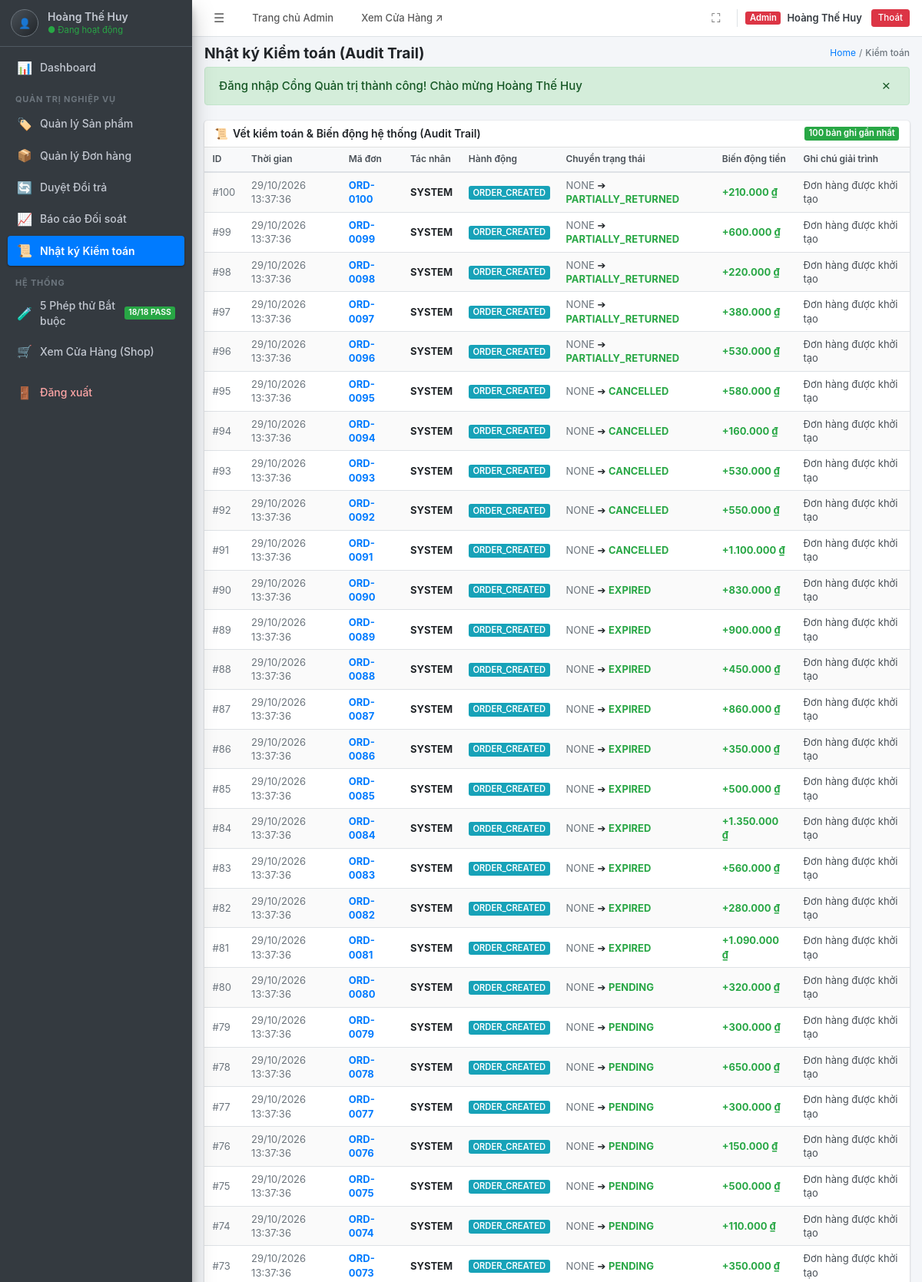
The page /admin/audit-logs.php (signed in, upper part) on the database its author committed.
### tables this page shows
CREATE TABLE order_audit_logs (
    id INT AUTO_INCREMENT PRIMARY KEY,
    order_id INT NOT NULL,
    actor_id INT NULL,
    actor_role VARCHAR(30) NOT NULL,
    action VARCHAR(60) NOT NULL,
    old_state VARCHAR(50) NULL,
    new_state VARCHAR(50) NULL,
    quantity_change INT NOT NULL DEFAULT 0,
    amount_change DECIMAL(12, 2) NOT NULL DEFAULT 0.00,
    note TEXT NULL,
    created_at TIMESTAMP DEFAULT CURRENT_TIMESTAMP,
    CONSTRAINT fk_audit_order FOREIGN KEY (order_id) REFERENCES orders(id) ON DELETE CASCADE
);

CREATE TABLE orders (
    id INT AUTO_INCREMENT PRIMARY KEY,
    order_code VARCHAR(40) NOT NULL UNIQUE,
    user_id INT NOT NULL,
    status ENUM('PENDING', 'PAID', 'PROCESSING', 'SHIPPED', 'DELIVERED', 'CANCELLED', 'EXPIRED', 'PARTIALLY_RETURNED', 'RETURNED') NOT NULL DEFAULT 'PENDING',
    total_amount DECIMAL(12, 2) NOT NULL CHECK (total_amount >= 0),
    shipping_address VARCHAR(255) NOT NULL,
    customer_phone VARCHAR(20) NOT NULL,
    expires_at TIMESTAMP NULL,  
    created_at TIMESTAMP DEFAULT CURRENT_TIMESTAMP,
    updated_at TIMESTAMP DEFAULT CURRENT_TIMESTAMP ON UPDATE CURRENT_TIMESTAMP,
    CONSTRAINT fk_orders_user FOREIGN KEY (user_id) REFERENCES users(id)
);

### src/AuditLogService.php (called while the page is built, shortened)
<?php
require_once __DIR__ . '/Database.php';
final class AuditLogService
{
    public function getRecentLogs(int $limit = 50): array
    {
        $sql = "SELECT al.*, o.order_code, u.full_name AS actor_name
                FROM order_audit_logs al
                JOIN orders o ON al.order_id = o.id
                LEFT JOIN users u ON al.actor_id = u.id
                ORDER BY al.id DESC
                LIMIT ?";
        $stmt = queryParams($this->db, $sql, [$limit]);
        return fetchAll($stmt);
    }
}

### src/Database.php (called while the page is built, shortened)
<?php
function queryParams(mysqli $connection, string $sql, array $params = []): mysqli_stmt
{
    try {
        $statement = $connection->prepare($sql);
        if (!empty($params)) {
            $statement->execute($params);
        } else {
            $statement->execute();
        }
        return $statement;
    } catch (mysqli_sql_exception $e) {
        throw new RuntimeException('DATABASE_OPERATION_FAILED: ' . $e->getMessage(), (int)$e->getCode());
    }
}
function fetchAll(mysqli_stmt $stmt): array
{
    $result = $stmt->get_result();
    return $result->fetch_all(MYSQLI_ASSOC);
}

### src/Input.php (called while the page is built, shortened)
<?php
function e(?string $value): string
{
    return htmlspecialchars($value, ENT_QUOTES | ENT_SUBSTITUTE, 'UTF-8');
}
function formatMoney(float $amount): string
{
    return number_format($amount, 0, ',', '.') . ' ₫';
}
function formatDate(string $timestamp): string
{
    $time = strtotime($timestamp);
    return date('d/m/Y H:i:s', $time);
}

### public/admin/audit-logs.php (the view, shortened to what this page needs)
<?php
require_once __DIR__ . '/../src/Database.php';
require_once __DIR__ . '/../src/AuditLogService.php';
require_once __DIR__ . '/../src/Input.php';
$db = db();
$auditService = new AuditLogService($db);
$logs = $auditService->getRecentLogs(100);
require __DIR__ . '/../templates/admin_header.php';
?>
<div class="card-admin">
    <div class="card-admin-header">
        <h3 class="card-admin-title">
            <span>📜</span> Vết kiểm toán & Biến động hệ thống (Audit Trail)
        </h3>
        <div class="card-admin-tools">
            <span class="badge-admin badge-success">100 bản ghi gần nhất</span>
        </div>
    </div>
    <div class="card-admin-body" style="padding: 0;">
        <table class="table-admin table-striped table-hover" style="margin: 0;">
            <thead>
                <tr>
                    <th>ID</th>
                    <th>Thời gian</th>
                    <th>Mã đơn</th>
                    <th>Tác nhân</th>
                    <th>Hành động</th>
                    <th>Chuyển trạng thái</th>
                    <th>Biến động tiền</th>
                    <th>Ghi chú giải trình</th>
                </tr>
            </thead>
            <tbody>
                <?php foreach ($logs as $l): ?>
                    <tr>
                        <td style="font-size: 0.8125rem; color: #6c757d;">#<?= (int)$l['id'] ?></td>
                        <td style="font-size: 0.8125rem; color: #6c757d;"><?= formatDate($l['created_at']) ?></td>
                        <td><strong style="color: #007bff;"><?= e($l['order_code']) ?></strong></td>
                        <td>
                            <strong><?= e($l['actor_role']) ?></strong>
                        </td>
                        <td><span class="badge-admin badge-info"><?= e($l['action']) ?></span></td>
                        <td>
                            <?php if ($l['old_state'] || $l['new_state']): ?>
                                <span style="color: #6c757d;"><?= e($l['old_state'] ?? 'NONE') ?></span> ➔ <strong style="color: #28a745;"><?= e($l['new_state'] ?? '') ?></strong>
                            <?php else: ?>
                                -
                            <?php endif; ?>
                        </td>
                        <td>
                            <?php if ((float)$l['amount_change'] != 0): ?>
                                <span style="font-weight: 700; color: <?= (float)$l['amount_change'] > 0 ? '#28a745' : '#dc3545' ?>;">
                                    <?= (float)$l['amount_change'] > 0 ? '+' : '' ?><?= formatMoney((float)$l['amount_change']) ?>
                                </span>
                            <?php else: ?>
                                -
                            <?php endif; ?>
                        </td>
                        <td style="font-size: 0.8125rem; color: #495057;"><?= e($l['note']) ?></td>
                    </tr>
                <?php endforeach; ?>
            </tbody>
        </table>
    </div>
</div>
<?php require __DIR__ . '/../templates/admin_footer.php'; ?>

### public/assets/css/tokens.css (style rules this page uses)
:root { --primary: #c98a44; --primary-hover: #b47530; --on-primary: #ffffff; --primary-container: #422a18; --on-primary-container: #fed7aa; --secondary: #0068ff; --secondary-container: #1e3a8a; --on-secondary-container: #bfdbfe; --bg-dark: #141414; --surface: #1e1e1e; --surface-darker: #161616; --surface-white: #ffffff; --on-surface: #f3f4f6; --on-surface-variant: #9ca3af; --outline: #333333; --outline-variant: #262626; --bronze-dark: #4d301b; --bronze-main: #5f3d24; --bronze-light: #7b4f30; --gold-accent: #dfa056; --gold-text: #f5b061; --cream-bg: #faf5ee; --error: #ef4444; --on-error: #ffffff; --error-container: #450a0a; --on-error-container: #fecaca; --success: #22c55e; --success-container: #052e16; --on-success-container: #bbf7d0; --warning: #f59e0b; --warning-container: #451a03; --on-warning-container: #fde68a; --headline: 1.75rem; --title: 1.25rem; --body: 0.9375rem; --label: 0.8125rem; --shadow-sm: 0 1px 3px rgba(0,0,0,0.3); --shadow-md: 0 4px 12px rgba(0,0,0,0.4); --shadow-lg: 0 8px 24px rgba(0,0,0,0.5); --radius-sm: 6px; --radius-md: 10px; --radius-lg: 16px; }

### public/assets/css/adminlte-theme.css (style rules this page uses)
:root { --admin-primary: #007bff; --admin-primary-dark: #0056b3; --admin-secondary: #6c757d; --admin-success: #28a745; --admin-info: #17a2b8; --admin-warning: #ffc107; --admin-danger: #dc3545; --admin-light: #f8f9fa; --admin-dark: #343a40; --admin-dark-accent: #212529; --admin-sidebar-bg: #343a40; --admin-sidebar-hover: rgba(255, 255, 255, 0.1); --admin-body-bg: #f4f6f9; --admin-card-bg: #ffffff; --admin-border-color: #dee2e6; --admin-text-main: #212529; --admin-text-muted: #6c757d; }
* { box-sizing: border-box; }
body.adminlte-layout { margin: 0; padding: 0; font-family: -apple-system, BlinkMacSystemFont, "Segoe UI", Roboto, "Helvetica Neue", Arial, sans-serif; font-size: 0.8125rem; font-weight: 400; line-height: 1.4; color: var(--admin-text-main); background-color: var(--admin-body-bg); overflow-x: hidden; }
.badge-success { background-color: var(--admin-success); color: #fff; }
.badge-info { background-color: var(--admin-info); color: #fff; }
.card-admin { background: var(--admin-card-bg); border-radius: 0.25rem; box-shadow: 0 0 1px rgba(0,0,0,.125), 0 1px 3px rgba(0,0,0,.2); margin-bottom: 0.85rem; border: none; position: relative; display: flex; flex-direction: column; }
.card-admin-header { background-color: transparent; border-bottom: 1px solid rgba(0,0,0,.125); padding: 0.45rem 0.85rem; position: relative; border-top-left-radius: 0.25rem; border-top-right-radius: 0.25rem; display: flex; justify-content: space-between; align-items: center; }
.card-admin-title { font-size: 0.875rem; font-weight: 600; margin: 0; color: #212529; display: flex; align-items: center; gap: 6px; }
.card-admin-tools { display: flex; align-items: center; gap: 6px; }
.card-admin-body { flex: 1 1 auto; padding: 0.75rem 0.85rem; }
.table-admin { width: 100%; margin-bottom: 0.5rem; color: #212529; border-collapse: collapse; }
.table-admin th { padding: 0.45rem 0.65rem; vertical-align: middle; border-bottom: 2px solid var(--admin-border-color); font-weight: 600; font-size: 0.75rem; text-align: left; color: #495057; background-color: #f8f9fa; white-space: nowrap; }
.table-admin td { padding: 0.45rem 0.65rem; vertical-align: middle; border-top: 1px solid var(--admin-border-color); font-size: 0.8125rem; }
.table-striped tbody tr:nth-of-type(odd) { background-color: rgba(0,0,0,.02); }
.badge-admin, .status-badge { display: inline-block; padding: 0.2em 0.5em; font-size: 0.7rem; font-weight: 600; line-height: 1.2; text-align: center; white-space: nowrap; vertical-align: baseline; border-radius: 0.2rem; }

### rows shown on the page
order_audit_logs: id "100", created_at "29/10/2026 13:37:36", order.order_code "ORD-0100", actor_role "SYSTEM", action "ORDER_CREATED", old_state "NONE", new_state "PARTIALLY_RETURNED", amount_change "210.000 ₫", note "Đơn hàng được khởi tạo"
order_audit_logs: id "99", created_at "29/10/2026 13:37:36", order.order_code "ORD-0099", actor_role "SYSTEM", action "ORDER_CREATED", old_state "NONE", new_state "PARTIALLY_RETURNED", amount_change "600.000 ₫", note "Đơn hàng được khởi tạo"
order_audit_logs: id "98", created_at "29/10/2026 13:37:36", order.order_code "ORD-0098", actor_role "SYSTEM", action "ORDER_CREATED", old_state "NONE", new_state "PARTIALLY_RETURNED", amount_change "220.000 ₫", note "Đơn hàng được khởi tạo"
order_audit_logs: id "97", created_at "29/10/2026 13:37:36", order.order_code "ORD-0097", actor_role "SYSTEM", action "ORDER_CREATED", old_state "NONE", new_state "PARTIALLY_RETURNED", amount_change "380.000 ₫", note "Đơn hàng được khởi tạo"
order_audit_logs: id "96", created_at "29/10/2026 13:37:36", order.order_code "ORD-0096", actor_role "SYSTEM", action "ORDER_CREATED", old_state "NONE", new_state "PARTIALLY_RETURNED", amount_change "530.000 ₫", note "Đơn hàng được khởi tạo"
order_audit_logs: id "95", created_at "29/10/2026 13:37:36", order.order_code "ORD-0095", actor_role "SYSTEM", action "ORDER_CREATED", old_state "NONE", new_state "CANCELLED", amount_change "580.000 ₫", note "Đơn hàng được khởi tạo"
order_audit_logs: id "94", created_at "29/10/2026 13:37:36", order.order_code "ORD-0094", actor_role "SYSTEM", action "ORDER_CREATED", old_state "NONE", new_state "CANCELLED", amount_change "160.000 ₫", note "Đơn hàng được khởi tạo"
order_audit_logs: id "93", created_at "29/10/2026 13:37:36", order.order_code "ORD-0093", actor_role "SYSTEM", action "ORDER_CREATED", old_state "NONE", new_state "CANCELLED", amount_change "530.000 ₫", note "Đơn hàng được khởi tạo"
order_audit_logs: id "92", created_at "29/10/2026 13:37:36", order.order_code "ORD-0092", actor_role "SYSTEM", action "ORDER_CREATED", old_state "NONE", new_state "CANCELLED", amount_change "550.000 ₫", note "Đơn hàng được khởi tạo"
order_audit_logs: id "91", created_at "29/10/2026 13:37:36", order.order_code "ORD-0091", actor_role "SYSTEM", action "ORDER_CREATED", old_state "NONE", new_state "CANCELLED", amount_change "1.100.000 ₫", note "Đơn hàng được khởi tạo"
order_audit_logs: id "90", created_at "29/10/2026 13:37:36", order.order_code "ORD-0090", actor_role "SYSTEM", action "ORDER_CREATED", old_state "NONE", new_state "EXPIRED", amount_change "830.000 ₫", note "Đơn hàng được khởi tạo"
order_audit_logs: id "89", created_at "29/10/2026 13:37:36", order.order_code "ORD-0089", actor_role "SYSTEM", action "ORDER_CREATED", old_state "NONE", new_state "EXPIRED", amount_change "900.000 ₫", note "Đơn hàng được khởi tạo"
order_audit_logs: id "88", created_at "29/10/2026 13:37:36", order.order_code "ORD-0088", actor_role "SYSTEM", action "ORDER_CREATED", old_state "NONE", new_state "EXPIRED", amount_change "450.000 ₫", note "Đơn hàng được khởi tạo"
order_audit_logs: id "87", created_at "29/10/2026 13:37:36", order.order_code "ORD-0087", actor_role "SYSTEM", action "ORDER_CREATED", old_state "NONE", new_state "EXPIRED", amount_change "860.000 ₫", note "Đơn hàng được khởi tạo"
order_audit_logs: id "86", created_at "29/10/2026 13:37:36", order.order_code "ORD-0086", actor_role "SYSTEM", action "ORDER_CREATED", old_state "NONE", new_state "EXPIRED", amount_change "350.000 ₫", note "Đơn hàng được khởi tạo"
order_audit_logs: id "85", created_at "29/10/2026 13:37:36", order.order_code "ORD-0085", actor_role "SYSTEM", action "ORDER_CREATED", old_state "NONE", new_state "EXPIRED", amount_change "500.000 ₫", note "Đơn hàng được khởi tạo"
order_audit_logs: id "84", created_at "29/10/2026 13:37:36", order.order_code "ORD-0084", actor_role "SYSTEM", action "ORDER_CREATED", old_state "NONE", new_state "EXPIRED", amount_change "1.350.000 ₫", note "Đơn hàng được khởi tạo"
order_audit_logs: id "83", created_at "29/10/2026 13:37:36", order.order_code "ORD-0083", actor_role "SYSTEM", action "ORDER_CREATED", old_state "NONE", new_state "EXPIRED", amount_change "560.000 ₫", note "Đơn hàng được khởi tạo"
order_audit_logs: id "82", created_at "29/10/2026 13:37:36", order.order_code "ORD-0082", actor_role "SYSTEM", action "ORDER_CREATED", old_state "NONE", new_state "EXPIRED", amount_change "280.000 ₫", note "Đơn hàng được khởi tạo"
order_audit_logs: id "81", created_at "29/10/2026 13:37:36", order.order_code "ORD-0081", actor_role "SYSTEM", action "ORDER_CREATED", old_state "NONE", new_state "EXPIRED", amount_change "1.090.000 ₫", note "Đơn hàng được khởi tạo"
order_audit_logs: id "80", created_at "29/10/2026 13:37:36", order.order_code "ORD-0080", actor_role "SYSTEM", action "ORDER_CREATED", old_state "NONE", new_state "PENDING", amount_change "320.000 ₫", note "Đơn hàng được khởi tạo"
order_audit_logs: id "79", created_at "29/10/2026 13:37:36", order.order_code "ORD-0079", actor_role "SYSTEM", action "ORDER_CREATED", old_state "NONE", new_state "PENDING", amount_change "300.000 ₫", note "Đơn hàng được khởi tạo"
order_audit_logs: id "78", created_at "29/10/2026 13:37:36", order.order_code "ORD-0078", actor_role "SYSTEM", action "ORDER_CREATED", old_state "NONE", new_state "PENDING", amount_change "650.000 ₫", note "Đơn hàng được khởi tạo"
order_audit_logs: id "77", created_at "29/10/2026 13:37:36", order.order_code "ORD-0077", actor_role "SYSTEM", action "ORDER_CREATED", old_state "NONE", new_state "PENDING", amount_change "300.000 ₫", note "Đơn hàng được khởi tạo"
order_audit_logs: id "76", created_at "29/10/2026 13:37:36", order.order_code "ORD-0076", actor_role "SYSTEM", action "ORDER_CREATED", old_state "NONE", new_state "PENDING", amount_change "150.000 ₫", note "Đơn hàng được khởi tạo"
order_audit_logs: id "75", created_at "29/10/2026 13:37:36", order.order_code "ORD-0075", actor_role "SYSTEM", action "ORDER_CREATED", old_state "NONE", new_state "PENDING", amount_change "500.000 ₫", note "Đơn hàng được khởi tạo"
order_audit_logs: id "74", created_at "29/10/2026 13:37:36", order.order_code "ORD-0074", actor_role "SYSTEM", action "ORDER_CREATED", old_state "NONE", new_state "PENDING", amount_change "110.000 ₫", note "Đơn hàng được khởi tạo"
order_audit_logs: id "73", created_at "29/10/2026 13:37:36", order.order_code "ORD-0073", actor_role "SYSTEM", action "ORDER_CREATED", old_state "NONE", new_state "PENDING", amount_change "350.000 ₫", note "Đơn hàng được khởi tạo"

### other values the page prints
$user['full_name'] "Hoàng Thế Huy"
$pageTitle "Nhật ký Kiểm toán (Audit Trail)"
$breadcrumbCurrent "Kiểm toán"
$flash['message'] "Đăng nhập Cổng Quản trị thành công! Chào mừng Hoàng Thế Huy"
